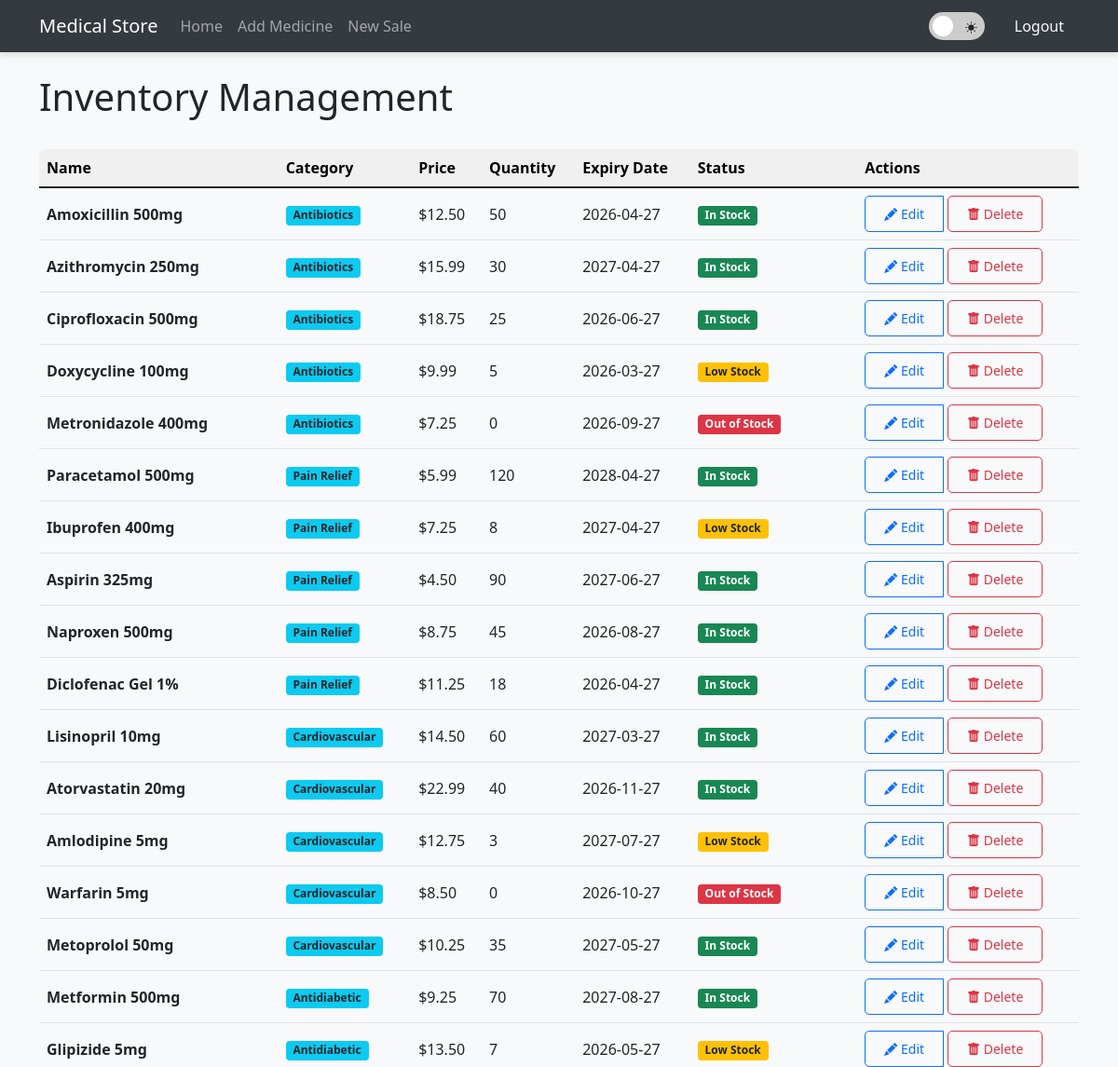
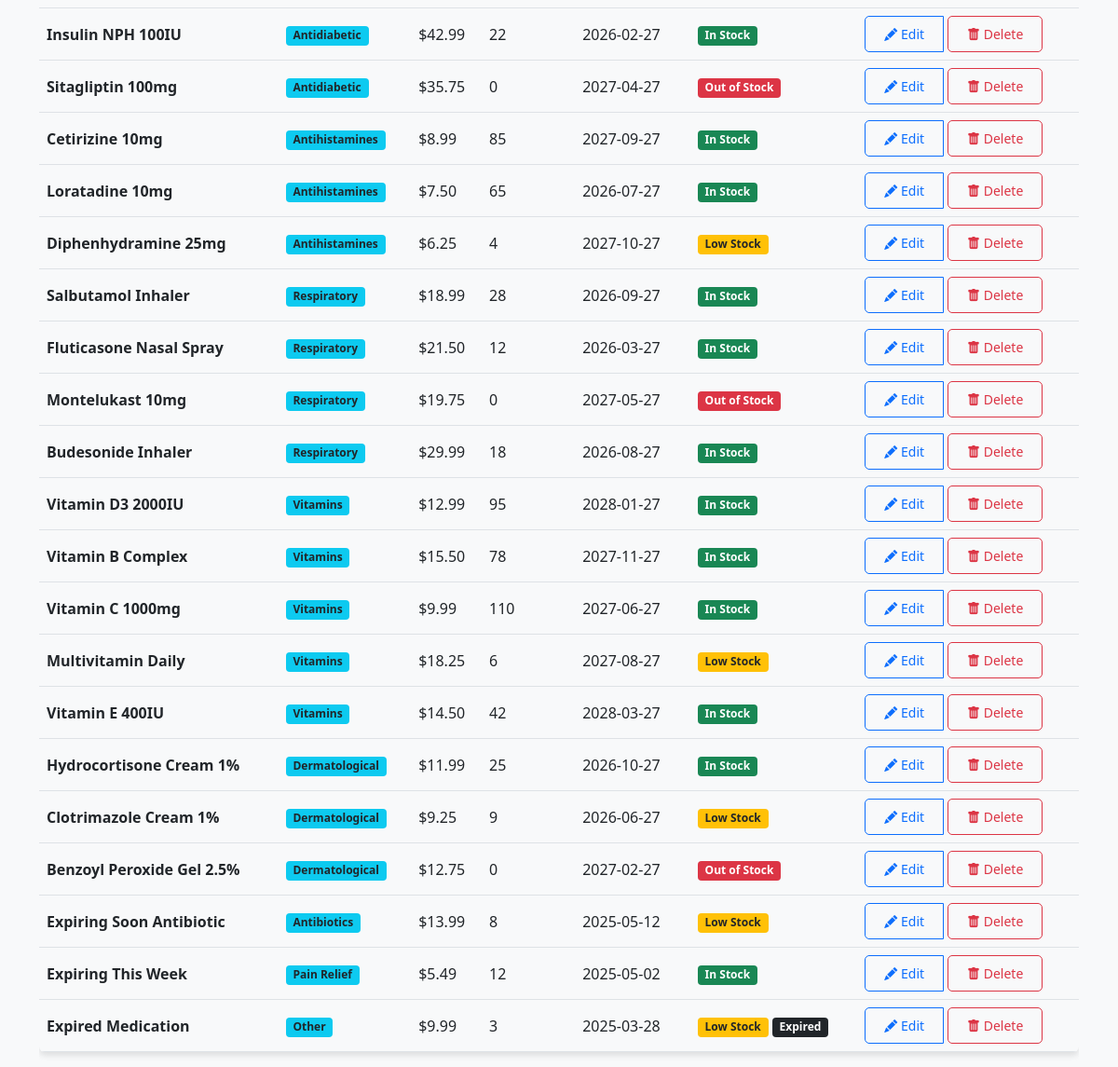
Page /inventory (signed in) on the committed database (2 pictures, top to bottom).
### app.py (models this page shows, shortened)
class Medicine(db.Model):
    id = db.Column(db.Integer, primary_key=True)
    name = db.Column(db.String(100), nullable=False)
    category = db.Column(db.String(50), nullable=False)
    price = db.Column(db.Float, nullable=False)
    quantity = db.Column(db.Integer, nullable=False)
    min_stock_level = db.Column(db.Integer, default=10)
    expiry_date = db.Column(db.Date, nullable=False)
    created_at = db.Column(db.DateTime, default=datetime.utcnow)
    updated_at = db.Column(db.DateTime, default=datetime.utcnow, onupdate=datetime.utcnow)

### app.py (the view)
@app.route('/index')
@app.route('/inventory')
@login_required
def index():
    medicines = Medicine.query.all()
    now = datetime.now().date()
    well_stocked_count = 0
    low_stock_count = 0
    out_of_stock_count = 0
    for medicine in medicines:
        if medicine.quantity <= 0:
            out_of_stock_count += 1
        elif medicine.quantity < medicine.min_stock_level:
            low_stock_count += 1
        else:
            well_stocked_count += 1
    total_inventory_value = sum(medicine.quantity * medicine.price for medicine in medicines)
    return render_template('index.html',
                          medicines=medicines,
                          now=now,
                          well_stocked_count=well_stocked_count,
                          low_stock_count=low_stock_count,
                          out_of_stock_count=out_of_stock_count,
                          total_inventory_value=total_inventory_value)

### app.py (called while the page is built)
@login_manager.user_loader
def load_user(user_id):
    return User.query.get(int(user_id))

@app.before_request
def auto_check_stock():
    global last_check
    if (datetime.now() - last_check).total_seconds() > 3600:  # 3600 seconds = 1 hour
        if request.endpoint in ['index', 'stock_levels', 'inventory_status_report']:
            check_stock_and_notify()
            last_check = datetime.now()

@app.context_processor
def inject_medicines():
    if current_user.is_authenticated:
        if current_user.role == 'store_manager':
            check_stock_and_notify()
        medicines = Medicine.query.all()
        low_stock_count = 0
        out_of_stock_count = 0
        for medicine in medicines:
            if medicine.quantity <= 0:
                out_of_stock_count += 1
            elif medicine.quantity < medicine.min_stock_level:
                low_stock_count += 1
        return {
            'medicines': medicines,
            'low_stock_count': low_stock_count,
            'out_of_stock_count': out_of_stock_count,
            'notification_count': low_stock_count + out_of_stock_count
        }
    return {'medicines': [], 'low_stock_count': 0, 'out_of_stock_count': 0, 'notification_count': 0}

    @property
    def role(self):
        return self.user_type

### templates/index.html (shortened to what this page needs)
{% extends 'base.html' %}
{% block content %}
<div class="d-flex justify-content-between align-items-center mb-4">
    <h1>Inventory Management</h1>
</div>
<div class="table-container">
    <table class="table table-hover align-middle">
        <thead class="table-light">
            <tr>
                <th>Name</th>
                <th>Category</th>
                <th>Price</th>
                <th>Quantity</th>
                <th>Expiry Date</th>
                <th>Status</th>
                {% if current_user.role == 'pharmacist' %}
                <th>Actions</th>
                {% endif %}
            </tr>
        </thead>
        <tbody>
            {% for medicine in medicines %}
            <tr>
                <td><strong>{{ medicine.name }}</strong></td>
                <td><span class="badge bg-info text-dark">{{ medicine.category }}</span></td>
                <td>${{ "%.2f"|format(medicine.price) }}</td>
                <td>{{ medicine.quantity }}</td>
                <td>{{ medicine.expiry_date.strftime('%Y-%m-%d') }}</td>
                <td>
                    {% if medicine.quantity <= 0 %}
                    <span class="badge bg-danger">Out of Stock</span>
                    {% elif medicine.quantity < medicine.min_stock_level %}
                    <span class="badge bg-warning text-dark">Low Stock</span>
                    {% else %}
                    <span class="badge bg-success">In Stock</span>
                    {% endif %}
                    {% if medicine.expiry_date < now %}
                    <span class="badge bg-dark">Expired</span>
                    {% endif %}
                </td>
                {% if current_user.role == 'pharmacist' %}
                <td>
                    <div class="btn-group">
                        <a href="{{ url_for('update_medicine', id=medicine.id) }}" class="btn btn-sm btn-outline-primary">
                            <i class="bi bi-pencil-fill"></i> Edit
                        </a>
                        <form action="{{ url_for('delete_medicine_direct', id=medicine.id) }}" method="POST" class="ms-1">
                            <button type="submit" class="btn btn-sm btn-outline-danger"
                                    onclick="return confirm('Are you sure you want to delete {{ medicine.name }}?')">
                                <i class="bi bi-trash-fill"></i> Delete
                            </button>
                        </form>
                    </div>
                </td>
                {% endif %}
            </tr>
            {% endfor %}
        </tbody>
    </table>
</div>
{% endblock %}

### templates/base.html (shortened to what this page needs)
<!DOCTYPE html>
<html lang="en">
<head>
    <link href="https://cdn.jsdelivr.net/npm/bootstrap@5.1.3/dist/css/bootstrap.min.css" rel="stylesheet">
    <link rel="stylesheet" href="https://cdn.jsdelivr.net/npm/bootstrap-icons@1.8.1/font/bootstrap-icons.css">
</head>
<body>
    <nav class="navbar navbar-expand-lg navbar-dark bg-dark">
        <div class="container">
            <a class="navbar-brand" href="{{ url_for('index') }}">Medical Store</a>
            <div class="collapse navbar-collapse" id="navbarSupportedContent">
                <ul class="navbar-nav me-auto">
                    <li class="nav-item active">
                        <a class="nav-link" href="/">Home</a>
                    </li>
                    {% if current_user.is_authenticated %}
                        {% if current_user.role == 'pharmacist' %}
                            <li class="nav-item">
                                <a class="nav-link" href="{{ url_for('add_medicine') }}">Add Medicine</a>
                            </li>
                            <li class="nav-item">
                                <a class="nav-link" href="{{ url_for('create_sale') }}">New Sale</a>
                            </li>
                        {% endif %}
                    {% endif %}
                </ul>
                {% if current_user.is_authenticated %}
                <div class="d-flex align-items-center">
                    <div class="d-flex align-items-center me-3">
                        <label class="theme-switch" title="Toggle dark/light mode">
                            <span class="slider">
                                <i class="bi bi-moon-stars-fill text-white position-absolute"
                                   style="left: 8px; top: 7px; font-size: 0.8rem;"></i>
                                <i class="bi bi-brightness-high-fill text-dark position-absolute"
                                   style="right: 8px; top: 7px; font-size: 0.8rem;"></i>
                            </span>
                        </label>
                    </div>
                    <div>
                        <a class="nav-link text-light" href="{{ url_for('logout') }}">Logout</a>
                    </div>
                </div>
                {% else %}
                    <div>
                        <a class="nav-link text-light" href="{{ url_for('login') }}">Login</a>
                    </div>
                {% endif %}
            </div>
        </div>
    </nav>
    <div class="container mt-4">
        {% block content %}{% endblock %}
    </div>
</body>
</html>

### templates/base.html (style rules this page uses)
:root { --bg-main: #f8f9fa; --bg-card: #ffffff; --text-color: #212529; --border-color: #dee2e6; --nav-bg: #343a40; --link-color: #007bff; --hover-bg: #f0f0f0; --transition: all 0.3s ease; --shadow: 0 4px 6px rgba(0, 0, 0, 0.1); --chart-grid: rgba(0, 0, 0, 0.1); }
body { background-color: var(--bg-main); color: var(--text-color); transition: var(--transition); }
.navbar { background-color: var(--nav-bg) !important; box-shadow: var(--shadow); }
.table { color: var(--text-color); border-color: var(--border-color); }
.fade-in { animation: fadeIn 0.5s ease-in-out; }
.theme-switch { position: relative; display: inline-block; width: 60px; height: 30px; }
.slider { position: absolute; cursor: pointer; top: 0; left: 0; right: 0; bottom: 0; background-color: #ccc; transition: .4s; border-radius: 34px; }
.slider:before { position: absolute; content: ""; height: 22px; width: 22px; left: 4px; bottom: 4px; background-color: white; transition: .4s; border-radius: 50%; }
.table { border-radius: 8px; overflow: hidden; box-shadow: var(--shadow); }
.table thead th { border-top: none; background-color: var(--hover-bg); position: sticky; top: 0; z-index: 10; }
.btn { transition: all 0.3s ease; border-radius: 5px; padding: 0.5rem 1.25rem; }
.table { border-radius: 0.375rem; overflow: hidden; box-shadow: var(--shadow); }
.table thead { position: sticky; top: 0; z-index: 5; }
.table-container { border-radius: 0.375rem; overflow: hidden; }

### rows in the picture
Medicine: name "Amoxicillin 500mg", category "Antibiotics", price "12.50", quantity "50", expiry_date "2026-04-27", min_stock_level "In Stock"
Medicine: name "Azithromycin 250mg", category "Antibiotics", price "15.99", quantity "30", expiry_date "2027-04-27", min_stock_level "In Stock"
Medicine: name "Ciprofloxacin 500mg", category "Antibiotics", price "18.75", quantity "25", expiry_date "2026-06-27", min_stock_level "In Stock"
Medicine: name "Doxycycline 100mg", category "Antibiotics", price "9.99", quantity "5", expiry_date "2026-03-27", min_stock_level "Low Stock"
Medicine: name "Metronidazole 400mg", category "Antibiotics", price "7.25", quantity "0", expiry_date "2026-09-27", shows "Out of Stock"
Medicine: name "Paracetamol 500mg", category "Pain Relief", price "5.99", quantity "120", expiry_date "2028-04-27", min_stock_level "In Stock"
Medicine: name "Ibuprofen 400mg", category "Pain Relief", price "7.25", quantity "8", expiry_date "2027-04-27", min_stock_level "Low Stock"
Medicine: name "Aspirin 325mg", category "Pain Relief", price "4.50", quantity "90", expiry_date "2027-06-27", min_stock_level "In Stock"
Medicine: name "Naproxen 500mg", category "Pain Relief", price "8.75", quantity "45", expiry_date "2026-08-27", min_stock_level "In Stock"
Medicine: name "Diclofenac Gel 1%", category "Pain Relief", price "11.25", quantity "18", expiry_date "2026-04-27", min_stock_level "In Stock"
Medicine: name "Lisinopril 10mg", category "Cardiovascular", price "14.50", quantity "60", expiry_date "2027-03-27", min_stock_level "In Stock"
Medicine: name "Atorvastatin 20mg", category "Cardiovascular", price "22.99", quantity "40", expiry_date "2026-11-27", min_stock_level "In Stock"
Medicine: name "Amlodipine 5mg", category "Cardiovascular", price "12.75", quantity "3", expiry_date "2027-07-27", min_stock_level "Low Stock"
Medicine: name "Warfarin 5mg", category "Cardiovascular", price "8.50", quantity "0", expiry_date "2026-10-27", shows "Out of Stock"
Medicine: name "Metoprolol 50mg", category "Cardiovascular", price "10.25", quantity "35", expiry_date "2027-05-27", min_stock_level "In Stock"
Medicine: name "Metformin 500mg", category "Antidiabetic", price "9.25", quantity "70", expiry_date "2027-08-27", min_stock_level "In Stock"
Medicine: name "Glipizide 5mg", category "Antidiabetic", price "13.50", quantity "7", expiry_date "2026-05-27", min_stock_level "Low Stock"
Medicine: name "Insulin NPH 100IU", category "Antidiabetic", price "42.99", quantity "22", expiry_date "2026-02-27", min_stock_level "In Stock"
Medicine: name "Sitagliptin 100mg", category "Antidiabetic", price "35.75", quantity "0", expiry_date "2027-04-27", shows "Out of Stock"
Medicine: name "Cetirizine 10mg", category "Antihistamines", price "8.99", quantity "85", expiry_date "2027-09-27", min_stock_level "In Stock"
Medicine: name "Loratadine 10mg", category "Antihistamines", price "7.50", quantity "65", expiry_date "2026-07-27", min_stock_level "In Stock"
Medicine: name "Diphenhydramine 25mg", category "Antihistamines", price "6.25", quantity "4", expiry_date "2027-10-27", min_stock_level "Low Stock"
Medicine: name "Salbutamol Inhaler", category "Respiratory", price "18.99", quantity "28", expiry_date "2026-09-27", min_stock_level "In Stock"
Medicine: name "Fluticasone Nasal Spray", category "Respiratory", price "21.50", quantity "12", expiry_date "2026-03-27", min_stock_level "In Stock"
Medicine: name "Montelukast 10mg", category "Respiratory", price "19.75", quantity "0", expiry_date "2027-05-27", shows "Out of Stock"
Medicine: name "Budesonide Inhaler", category "Respiratory", price "29.99", quantity "18", expiry_date "2026-08-27", min_stock_level "In Stock"
Medicine: name "Vitamin D3 2000IU", category "Vitamins", price "12.99", quantity "95", expiry_date "2028-01-27", min_stock_level "In Stock"
Medicine: name "Vitamin B Complex", category "Vitamins", price "15.50", quantity "78", expiry_date "2027-11-27", min_stock_level "In Stock"
Medicine: name "Vitamin C 1000mg", category "Vitamins", price "9.99", quantity "110", expiry_date "2027-06-27", min_stock_level "In Stock"
Medicine: name "Multivitamin Daily", category "Vitamins", price "18.25", quantity "6", expiry_date "2027-08-27", min_stock_level "Low Stock"
Medicine: name "Vitamin E 400IU", category "Vitamins", price "14.50", quantity "42", expiry_date "2028-03-27", min_stock_level "In Stock"
Medicine: name "Hydrocortisone Cream 1%", category "Dermatological", price "11.99", quantity "25", expiry_date "2026-10-27", min_stock_level "In Stock"
Medicine: name "Clotrimazole Cream 1%", category "Dermatological", price "9.25", quantity "9", expiry_date "2026-06-27", min_stock_level "Low Stock"
Medicine: name "Benzoyl Peroxide Gel 2.5%", category "Dermatological", price "12.75", quantity "0", expiry_date "2027-02-27", shows "Out of Stock"
Medicine: name "Expiring Soon Antibiotic", category "Antibiotics", price "13.99", quantity "8", expiry_date "2025-05-12", min_stock_level "Low Stock"
Medicine: name "Expiring This Week", category "Pain Relief", price "5.49", quantity "12", expiry_date "2025-05-02", min_stock_level "In Stock"
Medicine: name "Expired Medication", category "Other", price "9.99", quantity "3", expiry_date "2025-03-28", min_stock_level "Low Stock"
